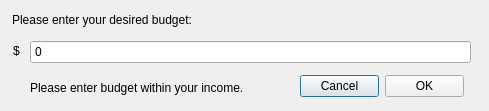
<?xml version="1.0" encoding="UTF-8"?>
<ui version="4.0">
 <class>updateBudgetDialog</class>
 <widget class="QDialog" name="updateBudgetDialog">
  <property name="geometry">
   <rect>
    <x>0</x>
    <y>0</y>
    <width>489</width>
    <height>111</height>
   </rect>
  </property>
  <property name="windowTitle">
   <string>Dialog</string>
  </property>
  <widget class="QLabel" name="budgetPrompt">
   <property name="geometry">
    <rect>
     <x>12</x>
     <y>12</y>
     <width>205</width>
     <height>16</height>
    </rect>
   </property>
   <property name="text">
    <string>Please enter your desired budget:</string>
   </property>
  </widget>
  <widget class="QLabel" name="dollarSign">
   <property name="geometry">
    <rect>
     <x>13</x>
     <y>43</y>
     <width>16</width>
     <height>16</height>
    </rect>
   </property>
   <property name="text">
    <string>$</string>
   </property>
  </widget>
  <widget class="QWidget" name="layoutWidget">
   <property name="geometry">
    <rect>
     <x>300</x>
     <y>70</y>
     <width>164</width>
     <height>32</height>
    </rect>
   </property>
   <layout class="QHBoxLayout" name="horizontalLayout_2">
    <item>
     <widget class="QPushButton" name="cancelButton">
      <property name="text">
       <string>Cancel</string>
      </property>
     </widget>
    </item>
    <item>
     <widget class="QPushButton" name="okButton">
      <property name="text">
       <string>OK</string>
      </property>
     </widget>
    </item>
   </layout>
  </widget>
  <widget class="QDoubleSpinBox" name="budgetEntered">
   <property name="geometry">
    <rect>
     <x>30</x>
     <y>40</y>
     <width>441</width>
     <height>24</height>
    </rect>
   </property>
   <property name="autoFillBackground">
    <bool>false</bool>
   </property>
   <property name="buttonSymbols">
    <enum>QAbstractSpinBox::NoButtons</enum>
   </property>
   <property name="decimals">
    <number>0</number>
   </property>
   <property name="maximum">
    <double>100000000000000000620008645040778319495168.000000000000000</double>
   </property>
  </widget>
  <widget class="QLabel" name="budgetWarning">
   <property name="geometry">
    <rect>
     <x>30</x>
     <y>80</y>
     <width>244</width>
     <height>16</height>
    </rect>
   </property>
   <property name="text">
    <string>Please enter budget within your income.</string>
   </property>
  </widget>
 </widget>
 <resources/>
 <connections/>
</ui>
